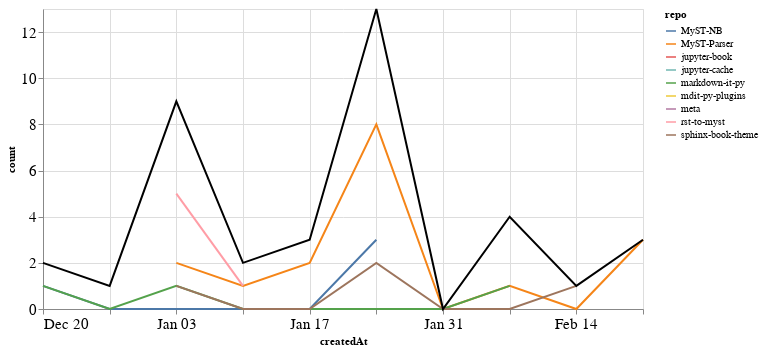

The cell this chart's notebook holds for it:
### Markdown cell above
### PRs

### Code cell
prs_time = prs.groupby('repo').resample('W', on='createdAt').count()['author'].reset_index()
prs_time = prs_time.rename(columns={'author': 'count'})
prs_time_total = prs_time.groupby('createdAt').agg({"count": "sum"}).reset_index()

ch1 = alt.Chart(prs_time, width=600).mark_line().encode(
    x='createdAt',
    y='count',
    color='repo',
    tooltip="repo"
)

ch2 = alt.Chart(prs_time_total, width=600).mark_line(color="black").encode(
    x='createdAt',
    y='count',
)

ch1 + ch2

### Figure 1 — Vega-Lite specification as saved in the notebook (floating-point values rounded to 4 significant figures)
{"config": {"axisLeft": {"labelFontSize": 15}, "axisBottom": {"labelFontSize": 15}}, "layer": [{"data": {"name": "data-8bad013419e4c8014b16d9df143e2ee7"}, "mark": "line", "encoding": {"color": {"type": "nominal", "field": "repo"}, "tooltip": {"type": "nominal", "field": "repo"}, "x": {"type": "temporal", "field": "createdAt"}, "y": {"type": "quantitative", "field": "count"}}, "width": 600}, {"data": {"name": "data-60300ae8aba214ba28af7f9ebfd1ed7b"}, "mark": {"type": "line", "color": "black"}, "encoding": {"x": {"type": "temporal", "field": "createdAt"}, "y": {"type": "quantitative", "field": "count"}}, "width": 600}], "$schema": "https://vega.github.io/schema/vega-lite/v4.8.1.json", "datasets": {"data-8bad013419e4c8014b16d9df143e2ee7": [{"repo": "MyST-NB", "createdAt": "2020-12-20T00:00:00", "count": 1}, {"repo": "MyST-NB", "createdAt": "2020-12-27T00:00:00", "count": 0}, {"repo": "MyST-NB", "createdAt": "2021-01-03T00:00:00", "count": 0}, {"repo": "MyST-NB", "createdAt": "2021-01-10T00:00:00", "count": 0}, {"repo": "MyST-NB", "createdAt": "2021-01-17T00:00:00", "count": 0}, {"repo": "MyST-NB", "createdAt": "2021-01-24T00:00:00", "count": 3}, {"repo": "MyST-Parser", "createdAt": "2021-01-03T00:00:00", "count": 2}, {"repo": "MyST-Parser", "createdAt": "2021-01-10T00:00:00", "count": 1}, {"repo": "MyST-Parser", "createdAt": "2021-01-17T00:00:00", "count": 2}, {"repo": "MyST-Parser", "createdAt": "2021-01-24T00:00:00", "count": 8}, {"repo": "MyST-Parser", "createdAt": "2021-01-31T00:00:00", "count": 0}, {"repo": "MyST-Parser", "createdAt": "2021-02-07T00:00:00", "count": 1}, {"repo": "MyST-Parser", "createdAt": "2021-02-14T00:00:00", "count": 0}, {"repo": "MyST-Parser", "createdAt": "2021-02-21T00:00:00", "count": 3}, {"repo": "jupyter-book", "createdAt": "2021-02-07T00:00:00", "count": 1}, {"repo": "jupyter-cache", "createdAt": "2021-01-17T00:00:00", "count": 1}, {"repo": "markdown-it-py", "createdAt": "2020-12-20T00:00:00", "count": 1}, {"repo": "markdown-it-py", "createdAt": "2020-12-27T00:00:00", "count": 0}, {"repo": "markdown-it-py", "createdAt": "2021-01-03T00:00:00", "count": 1}, {"repo": "markdown-it-py", "createdAt": "2021-01-10T00:00:00", "count": 0}, {"repo": "markdown-it-py", "createdAt": "2021-01-17T00:00:00", "count": 0}, {"repo": "markdown-it-py", "createdAt": "2021-01-24T00:00:00", "count": 0}, {"repo": "markdown-it-py", "createdAt": "2021-01-31T00:00:00", "count": 0}, {"repo": "markdown-it-py", "createdAt": "2021-02-07T00:00:00", "count": 1}, {"repo": "mdit-py-plugins", "createdAt": "2021-02-07T00:00:00", "count": 1}, {"repo": "meta", "createdAt": "2020-12-27T00:00:00", "count": 1}, {"repo": "rst-to-myst", "createdAt": "2021-01-03T00:00:00", "count": 5}, {"repo": "rst-to-myst", "createdAt": "2021-01-10T00:00:00", "count": 1}, {"repo": "sphinx-book-theme", "createdAt": "2021-01-03T00:00:00", "count": 1}, {"repo": "sphinx-book-theme", "createdAt": "2021-01-10T00:00:00", "count": 0}, {"repo": "sphinx-book-theme", "createdAt": "2021-01-17T00:00:00", "count": 0}, {"repo": "sphinx-book-theme", "createdAt": "2021-01-24T00:00:00", "count": 2}, {"repo": "sphinx-book-theme", "createdAt": "2021-01-31T00:00:00", "count": 0}, {"repo": "sphinx-book-theme", "createdAt": "2021-02-07T00:00:00", "count": 0}, {"repo": "sphinx-book-theme", "createdAt": "2021-02-14T00:00:00", "count": 1}], "data-60300ae8aba214ba28af7f9ebfd1ed7b": [{"createdAt": "2020-12-20T00:00:00", "count": 2}, {"createdAt": "2020-12-27T00:00:00", "count": 1}, {"createdAt": "2021-01-03T00:00:00", "count": 9}, {"createdAt": "2021-01-10T00:00:00", "count": 2}, {"createdAt": "2021-01-17T00:00:00", "count": 3}, {"createdAt": "2021-01-24T00:00:00", "count": 13}, {"createdAt": "2021-01-31T00:00:00", "count": 0}, {"createdAt": "2021-02-07T00:00:00", "count": 4}, {"createdAt": "2021-02-14T00:00:00", "count": 1}, {"createdAt": "2021-02-21T00:00:00", "count": 3}]}}
